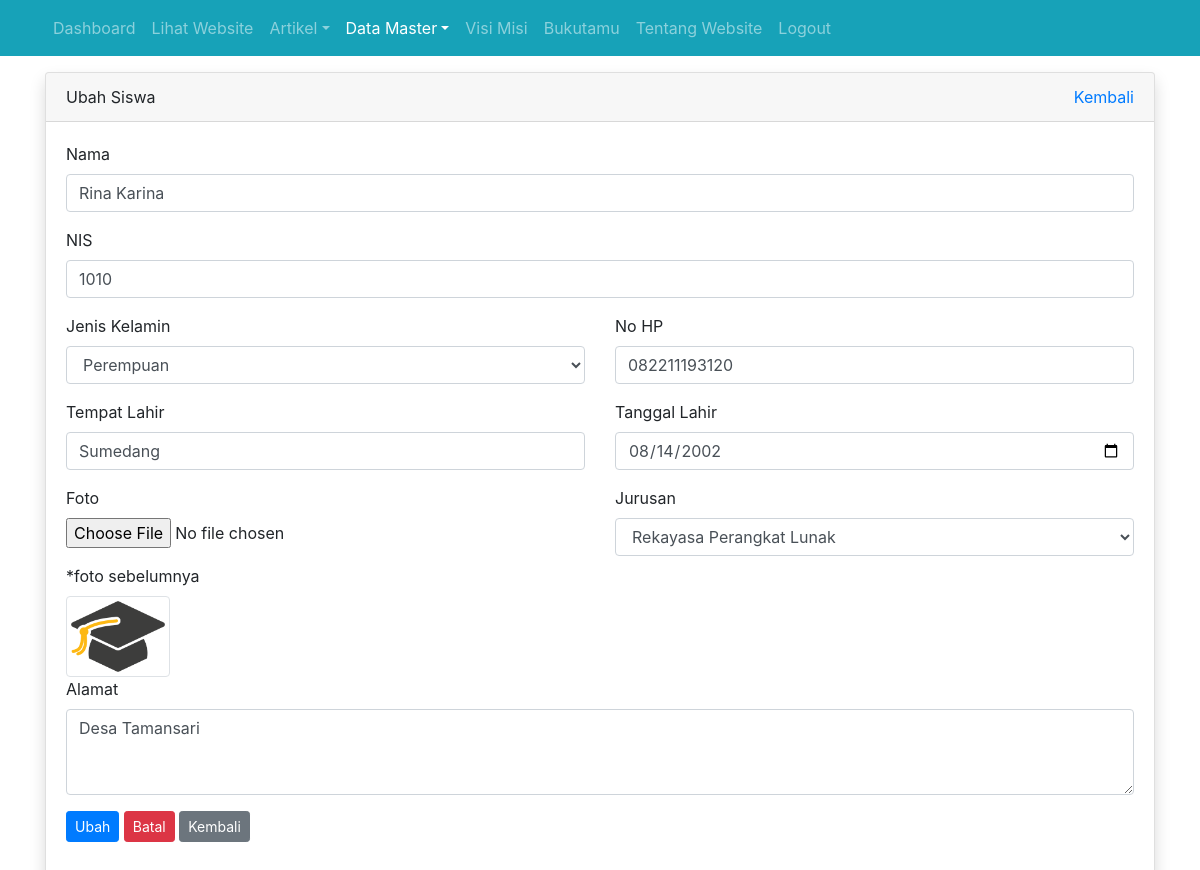
The app's page /admin/siswa/ubah.php?id=5 (signed in) with its own data.
### tables this page shows
CREATE TABLE `tbl_siswa` (
  `id` int(11) NOT NULL,
  `nama` varchar(100) DEFAULT NULL,
  `nis` int(4) DEFAULT NULL,
  `jenis_kelamin` enum('L','P') DEFAULT NULL,
  `tempat_lahir` varchar(80) DEFAULT NULL,
  `tanggal_lahir` date DEFAULT NULL,
  `alamat` varchar(100) DEFAULT NULL,
  `no_hp` varchar(12) DEFAULT NULL,
  `foto` varchar(120) DEFAULT NULL,
  `id_jurusan` int(11) DEFAULT NULL
);

### admin/siswa/ubah.php (the view, shortened to what this page needs)
<?php
require_once '../../koneksi.php';
$id = $_GET['id'];
$query = mysqli_query($koneksi, "SELECT * FROM tbl_siswa WHERE id = $id");
$query_jurusan = mysqli_query($koneksi, "SELECT * FROM tbl_jurusan");
$siswa = mysqli_fetch_assoc($query);
?>
<!DOCTYPE html>
<html>
<head>
	<link rel="stylesheet" href="../../resources/css/bootstrap.min.css">
</head>
<body>
	<?php require_once '../navbar.php'; ?>
	<div class="container mt-3">
		<div class="row">
			<div class="col">
				<div class="card shadow">
					<div class="card-header">
						<div class="clearfix">
							<div class="float-left">
								Ubah Siswa
							</div>
							<div class="float-right">
								<a href="index.php">Kembali</a>
							</div>
						</div>
					</div>
					<div class="card-body">
						<form method="POST" action="proses_ubah.php?id=<?= $siswa['id'] ?>" enctype="multipart/form-data">
							<div class="form-group">
								<label for="nama">Nama</label>
								<input type="text" value="<?= $siswa['nama'] ?>" class="form-control" id="nama" placeholder="nama" autocomplete="off" required="required" name="nama">
							</div>
							<div class="form-group">
								<label for="nis">NIS</label>
								<input type="number" value="<?= $siswa['nis'] ?>" class="form-control" id="nis" placeholder="nis" autocomplete="off" required="required" name="nis">
							</div>
							<div class="row">
								<div class="col">
									<div class="form-group">
										<label for="jenis_kelamin">Jenis Kelamin</label>
										<select name="jenis_kelamin" id="jenis_kelamin" class="form-control">
											<option value="P" <?= $siswa['jenis_kelamin'] == 'P' ? 'selected' : '' ?>>Perempuan</option>
										</select>
									</div>
								</div>
								<div class="col">
									<div class="form-group">
										<label for="no_hp">No HP</label>
										<input type="text" value="<?= $siswa['no_hp'] ?>" class="form-control" id="no_hp" placeholder="no hp" autocomplete="off" required="required" name="no_hp">
									</div>
								</div>
							</div>
							<div class="row">
								<div class="col">
									<div class="form-group">
										<label for="tempat_lahir">Tempat Lahir</label>
										<input type="text" value="<?= $siswa['tempat_lahir'] ?>" class="form-control" id="tempat_lahir" placeholder="tempat lahir" autocomplete="off" required="required" name="tempat_lahir">
									</div>
								</div>
								<div class="col">
									<div class="form-group">
										<label for="tanggal_lahir">Tanggal Lahir</label>
										<input type="date" value="<?= $siswa['tanggal_lahir'] ?>" class="form-control" id="tanggal_lahir" placeholder="tanggal_lahir" autocomplete="off" required="required" name="tanggal_lahir">
									</div>
								</div>
							</div>
							<div class="row">
								<div class="col">
									<div class="form-group">
										<label for="foto">Foto</label>
										<input type="file" class="form-control-file mb-2" id="foto" autocomplete="off" name="foto">
									</div>
									*foto sebelumnya <br>
									<img src="../../images/siswa/<?= $siswa['foto'] ?>" alt="" width="20%" class="img-thumbnail mt-2">
								</div>
								<div class="col">
									<div class="form-group">
										<label for="Jurusan">Jurusan</label>
										<select name="id_jurusan" id="jurusan" class="form-control">
											<?php while($row = mysqli_fetch_assoc($query_jurusan)) : ?>
												<option value="<?= $row['id'] ?>"><?= $row['nama_jurusan'] ?></option>
											<?php endwhile; ?>
										</select>
									</div>
								</div>
							</div>
							<div class="form-group">
								<label for="alamat">Alamat</label>
								<textarea name="alamat" id="alamat" cols="30" rows="3" class="form-control"><?= $siswa['alamat'] ?></textarea>
							</div>
							<div class="form-group">
								<button type="submit" class="btn btn-sm btn-primary" name="ubah">Ubah</button>
								<button type="reset" class="btn btn-sm btn-danger" onclick="return confirm('apakah anda yakin?')">Batal</button>
								<a href="index.php" class="btn btn-sm btn-secondary">Kembali</a>
							</div>
						</form>
					</div>
				</div>
			</div>
		</div>
	</div>
</body>
</html>

### records on screen
tbl_siswa: nama "Rina Karina", nis "1010", jenis_kelamin "Perempuan", no_hp "082211193120", tempat_lahir "Sumedang", tanggal_lahir "08/14/2002", foto (picture), alamat "Desa Tamansari"

### other values on screen
form field id_jurusan "Rekayasa Perangkat Lunak"
